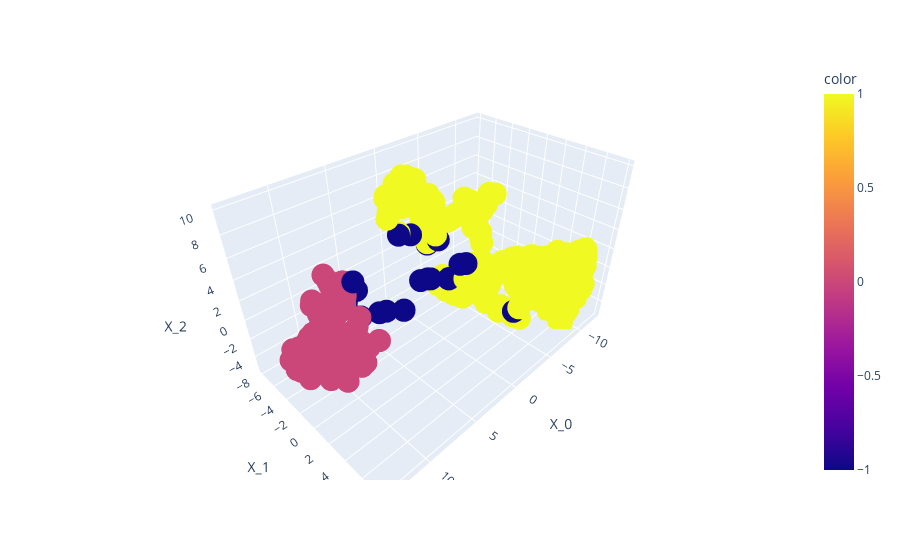

Notebook source saved alongside this figure:
### Markdown cell above
Per comodità sceglieremo $\varepsilon$=2. Volendo migliorare il nostro modello ripeteremmo il processo per valori leggermente diversi di `min_samples`. Alleniamo ora il modello DBSCAN.

### Code cell
from sklearn.cluster import DBSCAN

eps = 2

dbscan = DBSCAN(eps=eps, min_samples=min_samples, metric='euclidean')
dbscan_results = dbscan.fit_predict(scaled_df)
px.scatter_3d(tsne_df,x="X_0",y="X_1",z="X_2", color=dbscan_results)

### Figure 1 — Plotly figure (JSON) as saved in the notebook; plotly's stock layout.template omitted (floating-point values rounded to 4 significant figures; data arrays with more than 128 entries replaced by an {"elided": "..."} marker saying what was removed)
{"data": [{"hovertemplate": "X_0=%{x}<br>X_1=%{y}<br>X_2=%{z}<br>color=%{marker.color}<extra></extra>", "legendgroup": "", "marker": {"color": {"elided": "440 int values"}, "coloraxis": "coloraxis", "symbol": "circle"}, "mode": "markers", "name": "", "scene": "scene", "showlegend": false, "type": "scatter3d", "x": {"elided": "440 float values"}, "y": {"elided": "440 float values"}, "z": {"elided": "440 float values"}}], "layout": {"coloraxis": {"colorbar": {"title": {"text": "color"}}, "colorscale": [[0, "#0d0887"], [0.1111, "#46039f"], [0.2222, "#7201a8"], [0.3333, "#9c179e"], [0.4444, "#bd3786"], [0.5556, "#d8576b"], [0.6667, "#ed7953"], [0.7778, "#fb9f3a"], [0.8889, "#fdca26"], [1, "#f0f921"]]}, "legend": {"tracegroupgap": 0}, "margin": {"t": 60}, "scene": {"domain": {"x": [0, 1], "y": [0, 1]}, "xaxis": {"title": {"text": "X_0"}}, "yaxis": {"title": {"text": "X_1"}}, "zaxis": {"title": {"text": "X_2"}}}}}
